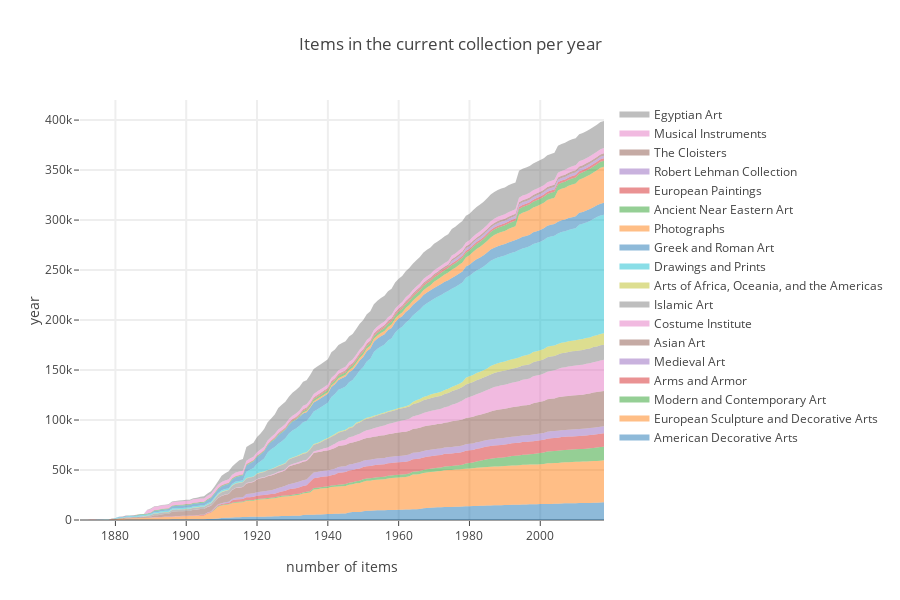

Source (notebook cell):
### Code cell
fig = dict(data = traces, layout = layout_comp)
py.iplot(fig, filename='stacked-area-plot-hover', validate=False,)

### Figure 1 — Plotly figure (JSON) as saved in the notebook; plotly's stock layout.template omitted (floating-point values rounded to 4 significant figures; data arrays with more than 128 entries replaced by an {"elided": "..."} marker saying what was removed)
{"data": [{"fill": "tonexty", "hoverinfo": "name+x+y", "hoveron": "points", "mode": "none", "name": "American Decorative Arts", "stackgroup": "one", "x": {"elided": "149 int values"}, "y": {"elided": "149 int values"}}, {"fill": "tonexty", "hoverinfo": "name+x+y", "hoveron": "points", "mode": "none", "name": "European Sculpture and Decorative Arts", "stackgroup": "one", "x": {"elided": "149 int values"}, "y": {"elided": "149 int values"}}, {"fill": "tonexty", "hoverinfo": "name+x+y", "hoveron": "points", "mode": "none", "name": "Modern and Contemporary Art", "stackgroup": "one", "x": {"elided": "149 int values"}, "y": {"elided": "149 int values"}}, {"fill": "tonexty", "hoverinfo": "name+x+y", "hoveron": "points", "mode": "none", "name": "Arms and Armor", "stackgroup": "one", "x": {"elided": "149 int values"}, "y": {"elided": "149 int values"}}, {"fill": "tonexty", "hoverinfo": "name+x+y", "hoveron": "points", "mode": "none", "name": "Medieval Art", "stackgroup": "one", "x": {"elided": "149 int values"}, "y": {"elided": "149 int values"}}, {"fill": "tonexty", "hoverinfo": "name+x+y", "hoveron": "points", "mode": "none", "name": "Asian Art", "stackgroup": "one", "x": {"elided": "149 int values"}, "y": {"elided": "149 int values"}}, {"fill": "tonexty", "hoverinfo": "name+x+y", "hoveron": "points", "mode": "none", "name": "Costume Institute", "stackgroup": "one", "x": {"elided": "149 int values"}, "y": {"elided": "149 int values"}}, {"fill": "tonexty", "hoverinfo": "name+x+y", "hoveron": "points", "mode": "none", "name": "Islamic Art", "stackgroup": "one", "x": {"elided": "149 int values"}, "y": {"elided": "149 int values"}}, {"fill": "tonexty", "hoverinfo": "name+x+y", "hoveron": "points", "mode": "none", "name": "Arts of Africa, Oceania, and the Americas", "stackgroup": "one", "x": {"elided": "149 int values"}, "y": {"elided": "149 int values"}}, {"fill": "tonexty", "hoverinfo": "name+x+y", "hoveron": "points", "mode": "none", "name": "Drawings and Prints", "stackgroup": "one", "x": {"elided": "149 int values"}, "y": {"elided": "149 int values"}}, {"fill": "tonexty", "hoverinfo": "name+x+y", "hoveron": "points", "mode": "none", "name": "Greek and Roman Art", "stackgroup": "one", "x": {"elided": "149 int values"}, "y": {"elided": "149 int values"}}, {"fill": "tonexty", "hoverinfo": "name+x+y", "hoveron": "points", "mode": "none", "name": "Photographs", "stackgroup": "one", "x": {"elided": "149 int values"}, "y": {"elided": "149 int values"}}, {"fill": "tonexty", "hoverinfo": "name+x+y", "hoveron": "points", "mode": "none", "name": "Ancient Near Eastern Art", "stackgroup": "one", "x": {"elided": "149 int values"}, "y": {"elided": "149 int values"}}, {"fill": "tonexty", "hoverinfo": "name+x+y", "hoveron": "points", "mode": "none", "name": "European Paintings", "stackgroup": "one", "x": {"elided": "149 int values"}, "y": {"elided": "149 int values"}}, {"fill": "tonexty", "hoverinfo": "name+x+y", "hoveron": "points", "mode": "none", "name": "Robert Lehman Collection", "stackgroup": "one", "x": {"elided": "149 int values"}, "y": {"elided": "149 int values"}}, {"fill": "tonexty", "hoverinfo": "name+x+y", "hoveron": "points", "mode": "none", "name": "The Cloisters", "stackgroup": "one", "x": {"elided": "149 int values"}, "y": {"elided": "149 int values"}}, {"fill": "tonexty", "hoverinfo": "name+x+y", "hoveron": "points", "mode": "none", "name": "Musical Instruments", "stackgroup": "one", "x": {"elided": "149 int values"}, "y": {"elided": "149 int values"}}, {"fill": "tonexty", "hoverinfo": "name+x+y", "hoveron": "points", "mode": "none", "name": "Egyptian Art", "stackgroup": "one", "x": {"elided": "149 int values"}, "y": {"elided": "149 int values"}}], "layout": {"height": 600, "hovermode": "closest", "title": "Items in the current collection per year", "xaxis": {"gridwidth": 2, "ticklen": 5, "title": "number of items"}, "yaxis": {"gridwidth": 2, "ticklen": 5, "title": "year"}}}
